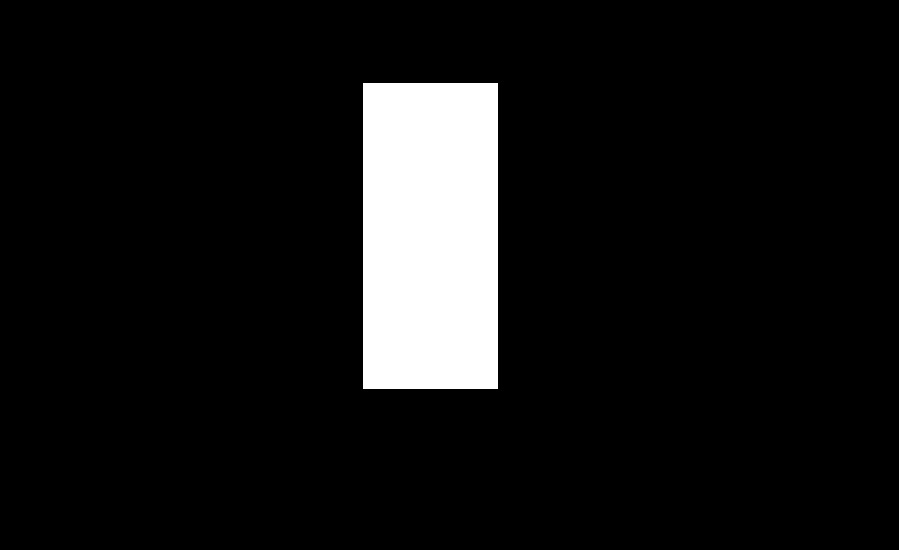
#> input picture data/bw.jpg, 899 x 550 px, found by its file name
$ python aula08-4.py   (older library calls are emulated)
#> lines starting #> are read from the running program, lines starting #| are printed output that depends on the picture
#https://docs.opencv.org/3.1.0/d5/d0f/tutorial_py_gradients.html

import cv2
import numpy as np

img = cv2.imread("data/bw.jpg", cv2.IMREAD_GRAYSCALE)
#> img is the input picture: shape (550, 899); min 0, max 255, mean 21.3


laplace = cv2.Laplacian(img,cv2.CV_8U)
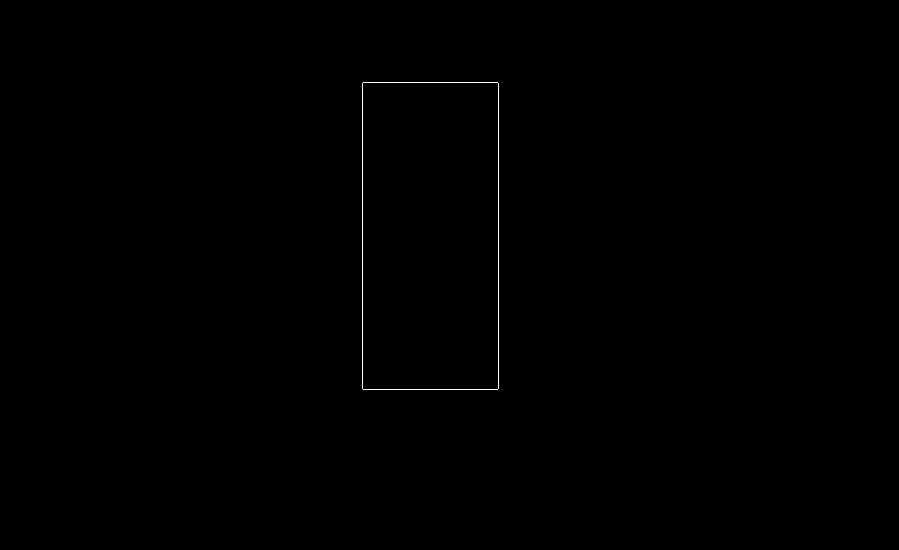
#> laplace: shape (550, 899); min 0, max 255, mean 0.5

sobelX = cv2.Sobel(img,cv2.CV_8U,1,0,ksize=5)
sobelY = cv2.Sobel(img,cv2.CV_8U,0,1,ksize=5)

# Output dtype = cv2.CV_64F. Then take its absolute and convert to cv2.CV_8U
sobelx64f = cv2.Sobel(img,cv2.CV_64F,0,1,ksize=5)
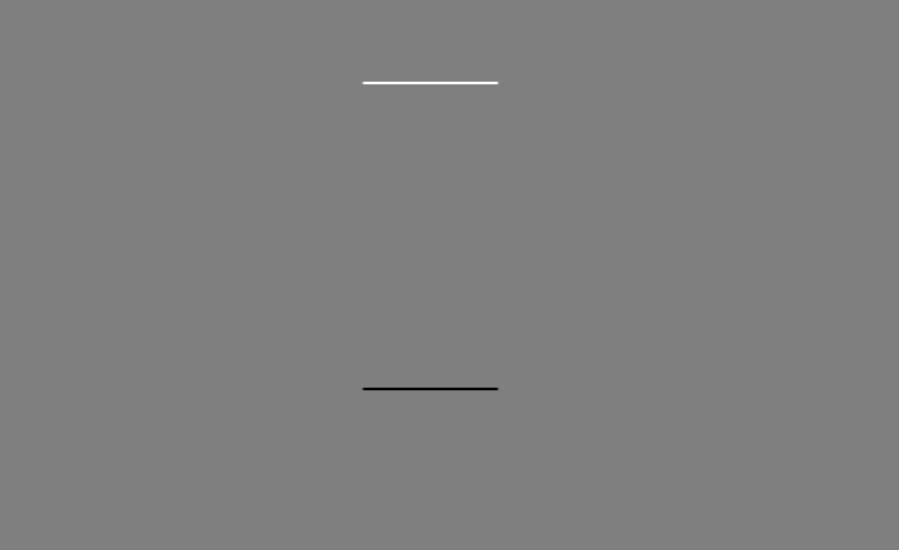
#> sobelx64f: shape (550, 899) float64; min -12224, max 12224, mean 0; drawn with min black and max white
abs_sobel64f = np.absolute(sobelx64f)
sobel_64 = np.uint8(abs_sobel64f)


cv2.imshow('Original', img)
cv2.imshow('Laplace', laplace)
cv2.imshow('SobelX',  sobelX)
cv2.imshow('SobelY', sobelY)
cv2.imshow('Sobel64', sobel_64)


cv2.waitKey()

cv2.destroyAllWindows()
